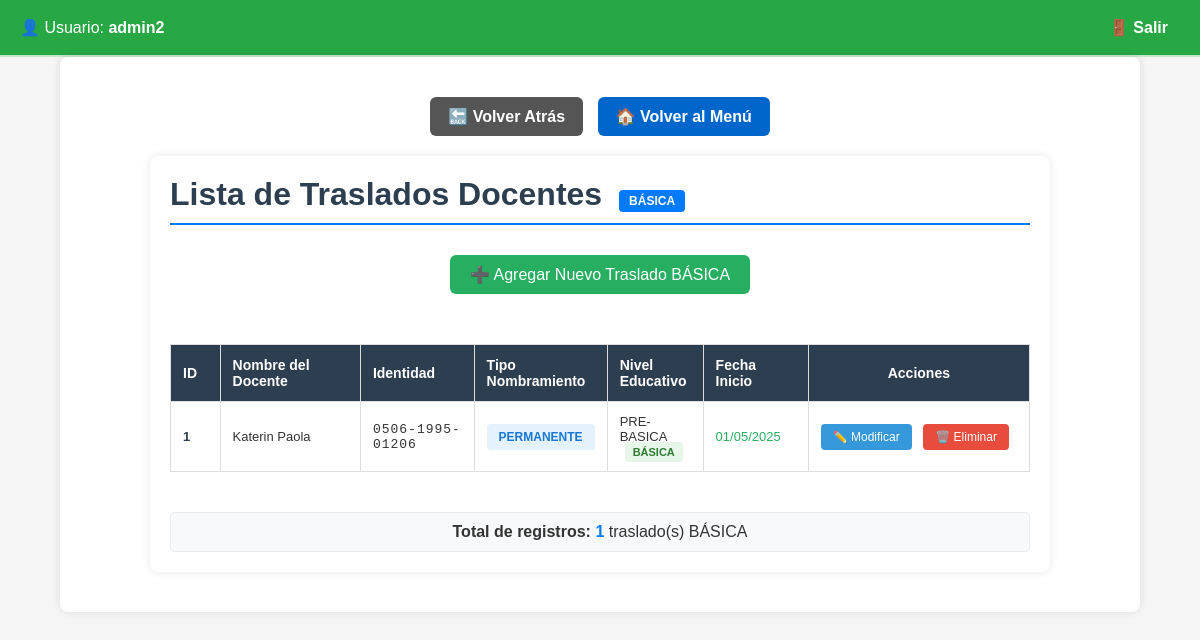
/formatos/basica_traslado/listar.php (signed in), run on the app's committed database.
### tables this page shows
CREATE TABLE `formato_traslado_basica` (
  `id` int(11) NOT NULL,
  `tipo_nombramiento` varchar(100) NOT NULL,
  `nombre_docente` varchar(200) NOT NULL,
  `identidad` varchar(20) NOT NULL,
  `colegio_magisterial` varchar(150) DEFAULT NULL,
  `sdgthd` varchar(100) DEFAULT NULL,
  `colegiacion_numero` varchar(50) DEFAULT NULL,
  `nivel_educativo` varchar(100) DEFAULT NULL,
  `jornada_trabajo` varchar(100) DEFAULT NULL,
  `requisito` varchar(200) DEFAULT NULL,
  `fecha_inicio` date DEFAULT NULL,
  `fecha_vencimiento` date DEFAULT NULL,
  `numero_horas` int(11) DEFAULT NULL,
  `centro_educativo_cuenta` varchar(200) DEFAULT NULL,
  `cargo_cuenta` varchar(150) DEFAULT NULL,
  `lugar_cuenta` varchar(150) DEFAULT NULL,
  `municipio_cuenta` varchar(150) DEFAULT NULL,
  `estructura_inst` varchar(50) DEFAULT NULL,
  `estructura_programa` varchar(50) DEFAULT NULL,
  `estructura_subprograma` varchar(50) DEFAULT NULL,
  `estructura_fondo` varchar(50) DEFAULT NULL,
  `siarhd_depto` varchar(100) DEFAULT NULL,
  `siarhd_muni` varchar(100) DEFAULT NULL,
  `siarhd_centro` varchar(200) DEFAULT NULL,
  `siarhd_num_plaza` varchar(50) DEFAULT NULL,
  `siarhd_num_horas` int(11) DEFAULT NULL,
  `sustituye_a` varchar(200) DEFAULT NULL,
  `identidad_sustituido` varchar(20) DEFAULT NULL,
  `motivo_vacante` varchar(250) DEFAULT NULL,
  `firma_docente` varchar(200) DEFAULT NULL,
  `vb_director_centro` varchar(200) DEFAULT NULL,
  `firma_revisa` varchar(200) DEFAULT NULL,
  `telefono_contacto` varchar(20) DEFAULT NULL,
  `vb_director_distrital` varchar(200) DEFAULT NULL,
  `fecha_entrega` date DEFAULT NULL,
  `fecha_registro` timestamp NOT NULL DEFAULT current_timestamp()
);

### formatos/basica_traslado/listar.php (the view, shortened to what this page needs)
<?php
include "../../includes/header.php";
include '../../includes/db.php';
$query = "SELECT * FROM formato_traslado_basica ORDER BY fecha_registro DESC";
$result = $conn->query($query);
?>
<!DOCTYPE html>
<html lang="es">
<head>
</head>
<body>
<div class="main-content">
    <div class="navigation">
        <a href="javascript:void(0);" onclick="window.history.back();" class="btn btn-back">🔙 Volver Atrás</a>
        <a href="../../menu.php" class="btn btn-menu">🏠 Volver al Menú</a>
    </div>
    <div class="container">
        <h1 style="margin-bottom:20px; color:#2c3e50; border-bottom:2px solid #007bff; padding-bottom:10px;">
            Lista de Traslados Docentes <span class="basica-badge">BÁSICA</span>
        </h1>
        <div style="text-align:center; margin:20px 0;">
            <a href="agregar.php" class="btn-add">➕ Agregar Nuevo Traslado BÁSICA</a>
        </div>
        <?php if ($result->num_rows > 0): ?>
        <div class="table-container">
            <table>
                <thead>
                    <tr>
                        <th style="width: 60px;">ID</th>
                        <th style="width: 200px;">Nombre del Docente</th>
                        <th style="width: 140px;">Identidad</th>
                        <th style="width: 120px;">Tipo Nombramiento</th>
                        <th style="width: 100px;">Nivel Educativo</th>
                        <th style="width: 120px;">Fecha Inicio</th>
                        <th style="width: 150px; text-align:center;">Acciones</th>
                    </tr>
                </thead>
                <tbody>
                    <?php while($row = $result->fetch_assoc()): ?>
                    <tr>
                        <td style="font-weight:bold; color:#2c3e50;"><?= $row['id'] ?></td>
                        <td style="font-weight:500;"><?= htmlspecialchars($row['nombre_docente']) ?></td>
                        <td style="font-family: monospace; letter-spacing: 1px;">
                            <?= htmlspecialchars($row['identidad']) ?>
                        </td>
                        <td>
                            <span class="badge-nombramiento">
                                <?= $row['tipo_nombramiento'] ?>
                            </span>
                        </td>
                        <td>
                            <?= htmlspecialchars($row['nivel_educativo']) ?>
                            <span class="badge-nivel">BÁSICA</span>
                        </td>
                        <td style="color:#27ae60; font-weight:500;">
                            <?= $row['fecha_inicio'] ? date('d/m/Y', strtotime($row['fecha_inicio'])) : 'No especificada' ?>
                        </td>
                        <td class="actions" style="text-align:center;">
                            <a href="modificar.php?id=<?= $row['id'] ?>" class="edit" title="Modificar traslado">✏️ Modificar</a>
                            <a href="eliminar.php?id=<?= $row['id'] ?>" class="delete" title="Eliminar traslado" onclick="return confirm('¿Está seguro de eliminar este traslado BÁSICA?')">🗑️ Eliminar</a>
                        </td>
                    </tr>
                    <?php endwhile; ?>
                </tbody>
            </table>
        </div>
        <?php endif; ?>
        <div class="total-registros">
            <strong>Total de registros:</strong> <span style="color:#007bff; font-weight:bold;"><?= $result->num_rows ?></span> traslado(s) BÁSICA
        </div>
    </div>
</div>
</body>
</html>

### css/style.css (style rules this page uses)
body { font-family: Arial, sans-serif; background-color: #f0f2f5; margin: 0; padding: 0; }
.container { width: 90%; max-width: 1200px; margin: 30px auto; background: #fff; padding: 20px; border-radius: 10px; box-shadow: 0px 0px 10px #ccc; }
table { width: 100%; border-collapse: collapse; margin-top: 20px; }
table, th, td { border: 1px solid #ddd; }
th, td { padding: 10px; text-align: left; }
th { background-color: #4CAF50; color: white; }

### includes/header.php (style rules this page uses)
body { font-family: Arial, sans-serif; background-color: #d4edda; margin: 0; padding: 0; }

### formatos/basica_traslado/listar.php (style rules this page uses)
* { margin:0; padding:0; box-sizing:border-box; font-family: Arial, sans-serif; }
body { background-color:#f5f5f5; color:#333; }
.main-content { padding:20px; }
.navigation { text-align:center; margin-bottom:20px; }
.btn { display:inline-block; padding:10px 18px; border-radius:6px; text-decoration:none; font-weight:bold; margin:0 5px; border:none; cursor:pointer; }
.btn-back { background-color:#555; color:white; }
.btn-menu { background-color:#0066cc; color:white; }
.btn-add { background-color:#27ae60; color:white; text-decoration:none; padding:10px 20px; display:inline-block; margin:10px 0; border-radius:6px; }
.container { max-width:1200px; margin:0 auto; background:white; box-shadow:0 0 10px rgba(0,0,0,0.1); padding:20px; border-radius:8px; }
table { width:100%; border-collapse:collapse; margin:20px 0; background:white; }
th, td { border:1px solid #ddd; padding:12px; text-align:left; }
th { background:#2c3e50; color:white; font-weight:bold; font-size:14px; }
td { background:#fff; color:#333; font-size:13px; }
.actions { white-space: nowrap; }
.actions a { margin-right:8px; text-decoration:none; padding:6px 12px; border-radius:4px; font-size:12px; display:inline-block; }
.edit { background:#3498db; color:white; }
.delete { background:#e74c3c; color:white; }
.basica-badge { background:#007bff; color:white; padding:4px 10px; border-radius:4px; font-size:12px; margin-left:8px; font-weight:bold; }
.table-container { overflow-x: auto; }
.badge-nombramiento { background:#e3f2fd; color:#1976d2; padding:6px 12px; border-radius:4px; font-size:12px; font-weight:bold; }
.badge-nivel { background:#e8f5e9; color:#2e7d32; padding:4px 8px; border-radius:4px; font-size:11px; font-weight:bold; margin-left:5px; }
.total-registros { background:#f8f9fa; padding:10px; border-radius:4px; text-align:center; margin-top:20px; border:1px solid #e9ecef; }

### data on the page
formato_traslado_basica: id "1", nombre_docente "Katerin Paola", identidad "0506-1995-01206", tipo_nombramiento "PERMANENTE", nivel_educativo "PRE-BASICA", fecha_inicio "01/05/2025"

### other printed values
$_SESSION['usuario'] "admin2"
$result->num_rows "1"
